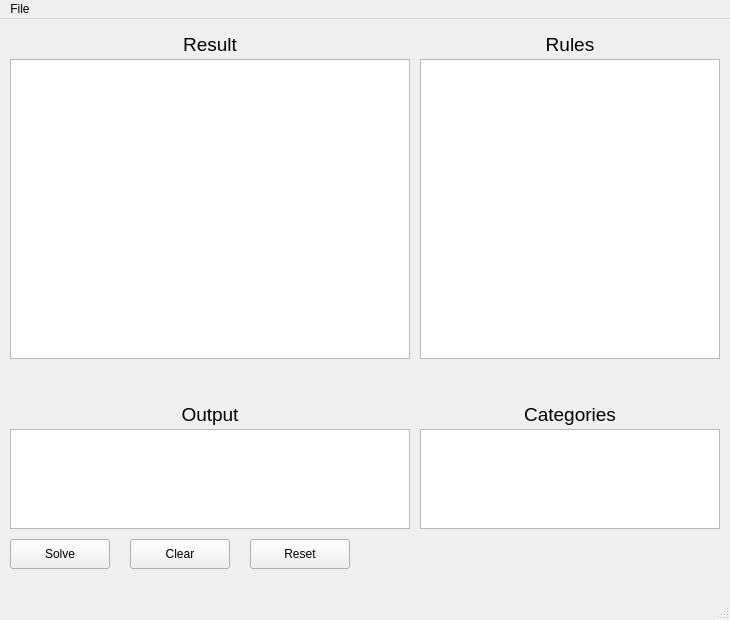
<?xml version="1.0" encoding="UTF-8"?>
<ui version="4.0">
 <class>MainWindow</class>
 <widget class="QMainWindow" name="MainWindow">
  <property name="geometry">
   <rect>
    <x>0</x>
    <y>0</y>
    <width>730</width>
    <height>620</height>
   </rect>
  </property>
  <property name="windowTitle">
   <string>MainWindow</string>
  </property>
  <widget class="QWidget" name="centralwidget">
   <widget class="QPlainTextEdit" name="result_text">
    <property name="geometry">
     <rect>
      <x>10</x>
      <y>40</y>
      <width>400</width>
      <height>300</height>
     </rect>
    </property>
    <property name="readOnly">
     <bool>true</bool>
    </property>
   </widget>
   <widget class="QPlainTextEdit" name="rule_text">
    <property name="geometry">
     <rect>
      <x>420</x>
      <y>40</y>
      <width>300</width>
      <height>300</height>
     </rect>
    </property>
   </widget>
   <widget class="QLabel" name="result_label">
    <property name="geometry">
     <rect>
      <x>10</x>
      <y>10</y>
      <width>400</width>
      <height>30</height>
     </rect>
    </property>
    <property name="font">
     <font>
      <pointsize>14</pointsize>
     </font>
    </property>
    <property name="text">
     <string>Result</string>
    </property>
    <property name="scaledContents">
     <bool>false</bool>
    </property>
    <property name="alignment">
     <set>Qt::AlignCenter</set>
    </property>
   </widget>
   <widget class="QLabel" name="rule_label">
    <property name="geometry">
     <rect>
      <x>420</x>
      <y>10</y>
      <width>300</width>
      <height>30</height>
     </rect>
    </property>
    <property name="font">
     <font>
      <pointsize>14</pointsize>
     </font>
    </property>
    <property name="text">
     <string>Rules</string>
    </property>
    <property name="textFormat">
     <enum>Qt::PlainText</enum>
    </property>
    <property name="alignment">
     <set>Qt::AlignCenter</set>
    </property>
   </widget>
   <widget class="QPlainTextEdit" name="category_text">
    <property name="geometry">
     <rect>
      <x>420</x>
      <y>410</y>
      <width>300</width>
      <height>100</height>
     </rect>
    </property>
    <property name="plainText">
     <string/>
    </property>
   </widget>
   <widget class="QLabel" name="category_label">
    <property name="geometry">
     <rect>
      <x>420</x>
      <y>380</y>
      <width>300</width>
      <height>30</height>
     </rect>
    </property>
    <property name="font">
     <font>
      <pointsize>14</pointsize>
     </font>
    </property>
    <property name="text">
     <string>Categories</string>
    </property>
    <property name="alignment">
     <set>Qt::AlignCenter</set>
    </property>
   </widget>
   <widget class="QPlainTextEdit" name="output_text">
    <property name="geometry">
     <rect>
      <x>10</x>
      <y>410</y>
      <width>400</width>
      <height>100</height>
     </rect>
    </property>
    <property name="readOnly">
     <bool>true</bool>
    </property>
   </widget>
   <widget class="QLabel" name="output_label">
    <property name="geometry">
     <rect>
      <x>10</x>
      <y>380</y>
      <width>400</width>
      <height>30</height>
     </rect>
    </property>
    <property name="font">
     <font>
      <pointsize>14</pointsize>
     </font>
    </property>
    <property name="text">
     <string>Output</string>
    </property>
    <property name="alignment">
     <set>Qt::AlignCenter</set>
    </property>
   </widget>
   <widget class="QPushButton" name="solve_button">
    <property name="geometry">
     <rect>
      <x>10</x>
      <y>520</y>
      <width>100</width>
      <height>30</height>
     </rect>
    </property>
    <property name="text">
     <string>Solve</string>
    </property>
   </widget>
   <widget class="QPushButton" name="clear_button">
    <property name="geometry">
     <rect>
      <x>130</x>
      <y>520</y>
      <width>100</width>
      <height>30</height>
     </rect>
    </property>
    <property name="text">
     <string>Clear</string>
    </property>
   </widget>
   <widget class="QPushButton" name="reset_button">
    <property name="geometry">
     <rect>
      <x>250</x>
      <y>520</y>
      <width>100</width>
      <height>30</height>
     </rect>
    </property>
    <property name="text">
     <string>Reset</string>
    </property>
   </widget>
  </widget>
  <widget class="QMenuBar" name="menubar">
   <property name="geometry">
    <rect>
     <x>0</x>
     <y>0</y>
     <width>730</width>
     <height>26</height>
    </rect>
   </property>
   <widget class="QMenu" name="menuFile">
    <property name="title">
     <string>File</string>
    </property>
    <addaction name="actionTutorial"/>
   </widget>
   <addaction name="menuFile"/>
  </widget>
  <widget class="QStatusBar" name="statusbar"/>
  <action name="actionTutorial">
   <property name="text">
    <string>Tutorial</string>
   </property>
  </action>
 </widget>
 <resources/>
 <connections/>
</ui>
